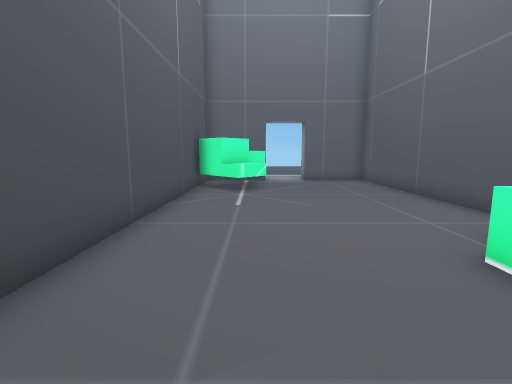
View 1 (above)

16 first-person views from a walk through a Godot game level. The camera is 1.5 m above the floor, tilts 8° down and sees 85° across. Doors that lead somewhere are drawn open, without their leaves. The floor is counted in squares, 1.06 m on a side. Each view is taken from the middle of a square. On the plan, view 1 faces up. The plan holds only what a view shows up to about 14 squares ahead; the rest is blank. The place goes on beyond the plan. Characters and animated objects are left out. Some surface patterns are stand-ins.

View 2
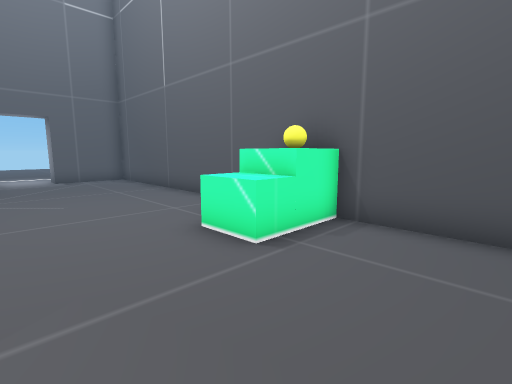

View 3
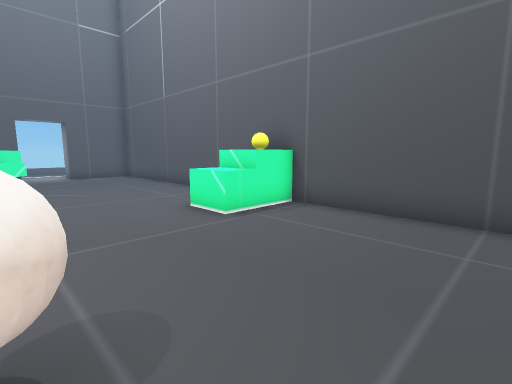

View 4
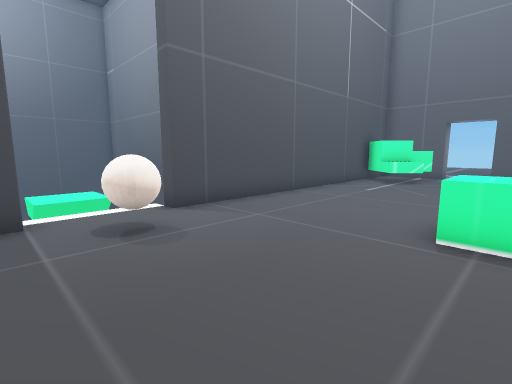

View 5
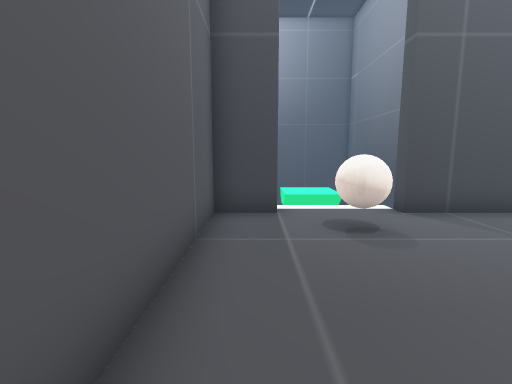

View 6
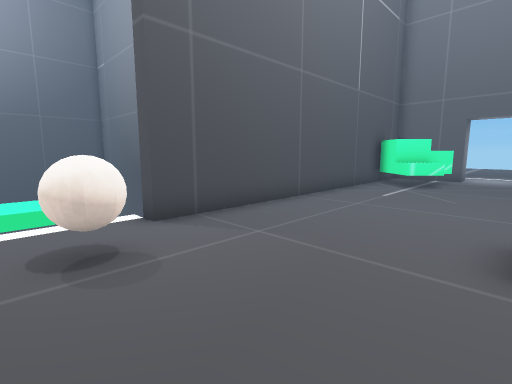

View 7
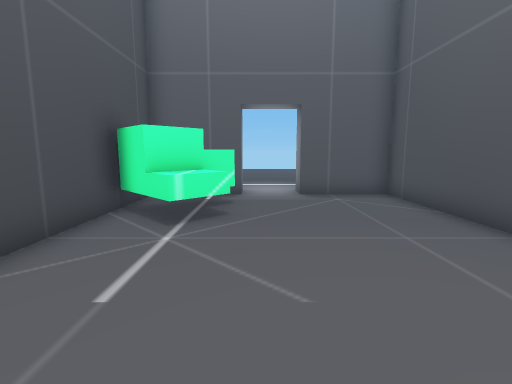

View 8
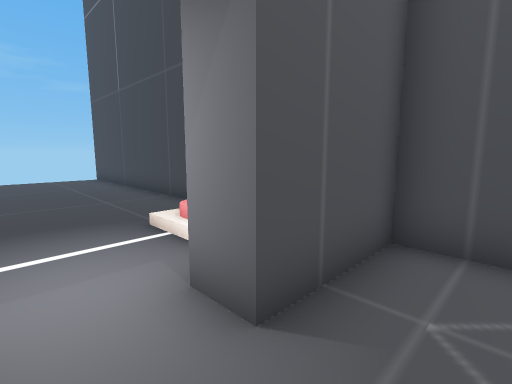

View 9
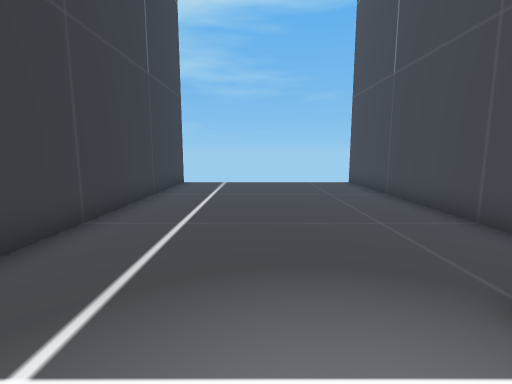

View 10
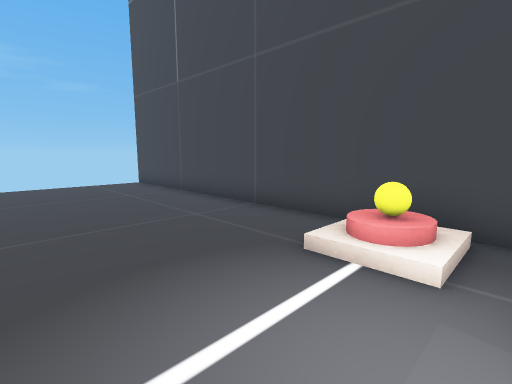

View 11
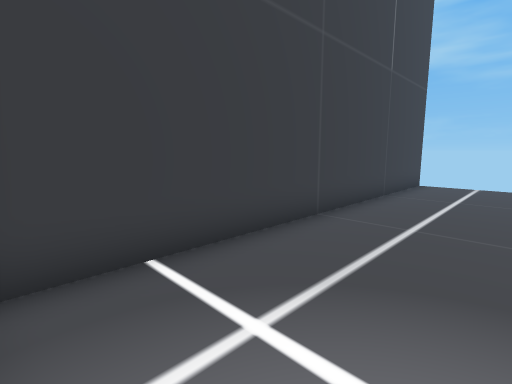

View 12
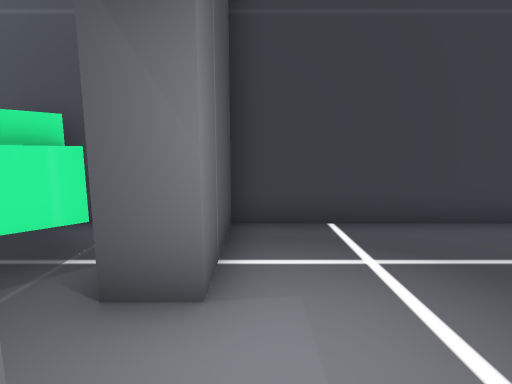

View 13
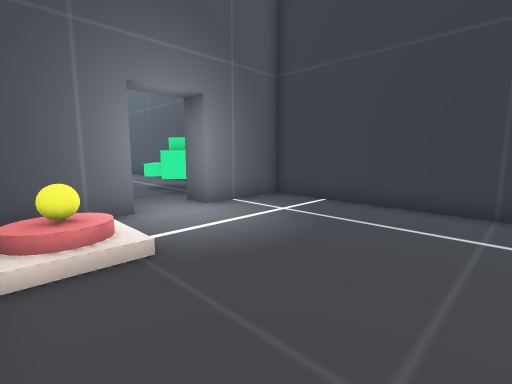

View 14
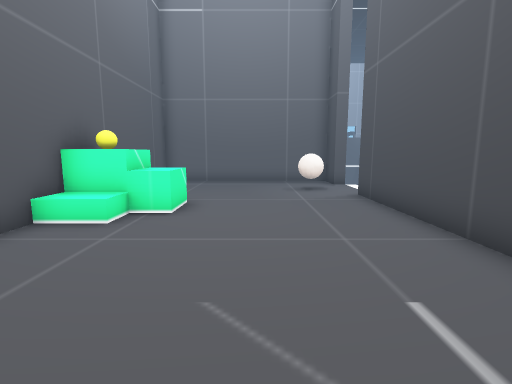

View 15
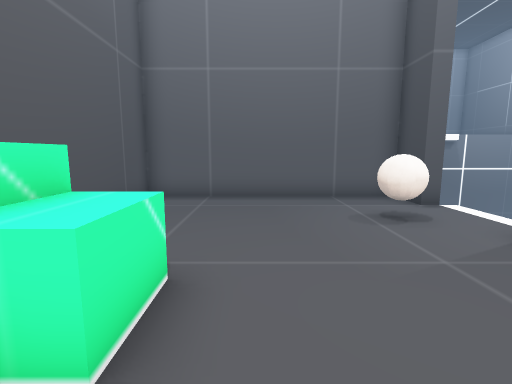

View 16
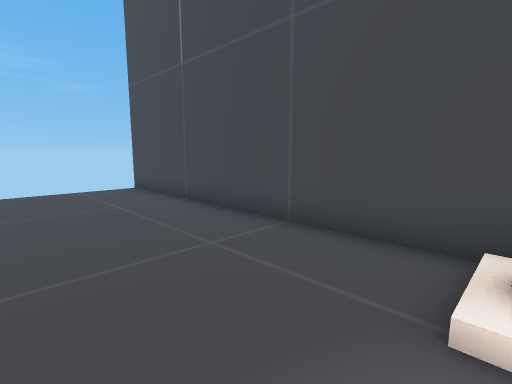

### Floor plan
Points are (right, up) in squares from view 1. A wall is a line through its corners. A room is listed if a view was taken in it or the views show most of it. See-through windows are left out.
Room 1 (views 1, 2, 3, 4, 5, 6, 7, 8, 14, 15)
walls: (4, 1.9) (4, 3.5); (5.6, 2) (3, 2) (3, 3.5) (4.5, 3.5); (-3.1, -2.5) (-2.5, -2.5) (-2.5, -4) (5.5, -4) (5.5, 14.5) (2.5, 14.5); (-0.7, 12.4) (0.4, 11.3) (-0.6, 10.2) (-2.5, 12.1); (-1.4, 13.1) (-0.8, 12.5); (-2.5, 13.2) (-2.5, 0.5) (-3, 0.5); (-0.7, 13.9) (0.4, 12.7) (-1.4, 10.9); (0.5, 14.5) (-0.8, 14.5)
ways out: open door at (1.5, 15) to room 2
objects: other object (-1, -1); ball (5, 3)
Room 2 (views 9, 10, 11, 12, 13, 16)
walls: (-2.5, 29.5) (-2.5, 15.5) (0.5, 15.5); (2.5, 15.5) (4.9, 15.5); (5.5, 16.1) (5.5, 29.5)
ways out: open door at (1.5, 15) to room 1
objects: ball (4, 17)

Positions as (right, up) in squares from view 1, and headings:
1: (0, 0), facing up
2: (0, -1), facing up-right
3: (-1, -3), facing up-right
4: (4, -3), facing up-left
5: (4, -3), facing left
6: (3, -2), facing up-left
7: (1, 5), facing up
8: (1, 13), facing up-right
9: (1, 16), facing up
10: (0, 16), facing up-right
11: (1, 16), facing up-left
12: (3, 16), facing left
13: (5, 22), facing down-left
14: (1, 10), facing down
15: (2, 5), facing down
16: (1, 18), facing up-right
